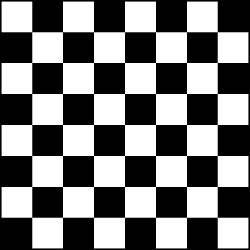
#> input picture modified_images/saved_image.png, 250 x 250 px, found by its file name
$ python exercise2.py
#> lines starting #> are read from the running program, lines starting #| are printed output that depends on the picture
# Image Fundemental and manuplation
import cv2
import numpy as np
import random

image = cv2.imread('modified_images/saved_image.png', -1)
#> image is the input picture: shape (250, 250, 3); min 0, max 255, mean 124.3

for i in range(100):
    for j in range(image.shape[1]):

        #image[i][j] = [0,255,250]
        image[i][j] = [random.randint(0,255),random.randint(0,255),random.randint(0,255)]
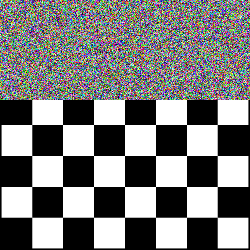
#> image: shape (250, 250, 3); mean B, G, R 125.2, 125.6, 125.7

cv2.imshow("my-window", image)
cv2.waitKey(0)
cv2.destroyAllWindows()
